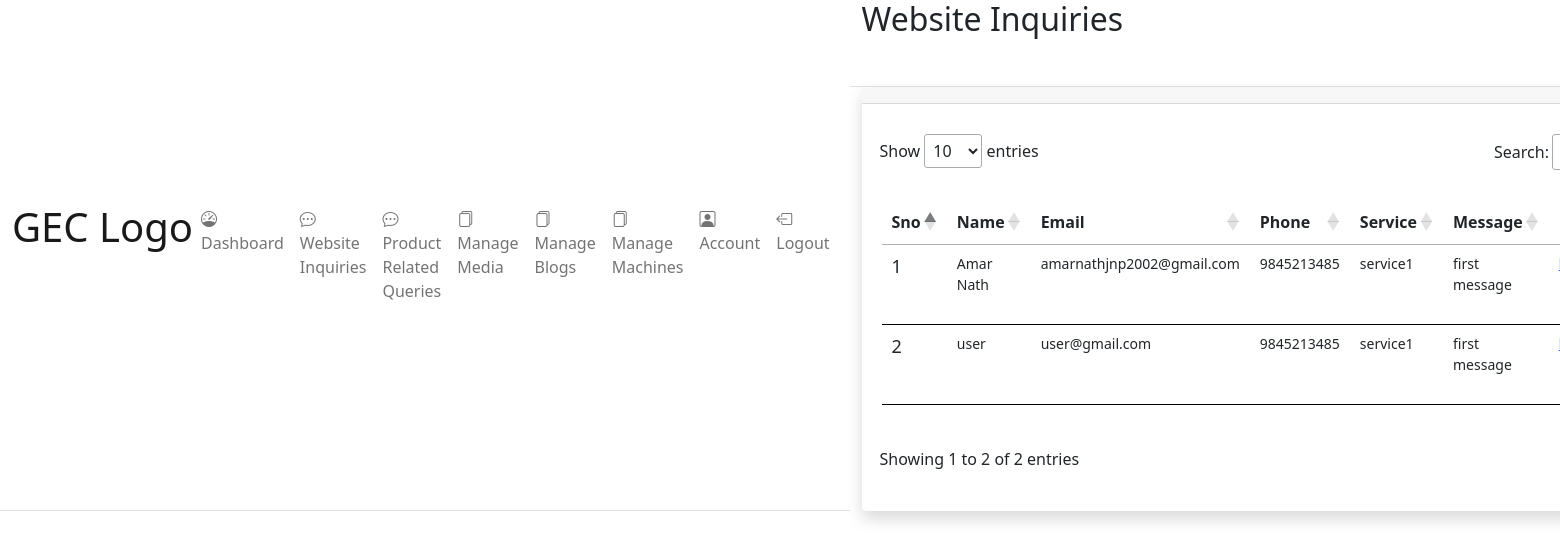
The app's page /frontend/user/contact_queries_gec.php (signed in) with its own data.
### tables this page shows
CREATE TABLE `contact_us` (
  `id` int(255) NOT NULL,
  `name` text NOT NULL,
  `email` varchar(100) NOT NULL,
  `phone` bigint(13) NOT NULL,
  `service` varchar(255) DEFAULT NULL,
  `message` text DEFAULT NULL,
  `page_name` text DEFAULT NULL,
  `archive` int(11) NOT NULL DEFAULT 0,
  `created_at` timestamp NOT NULL DEFAULT current_timestamp(),
  `updated_at` timestamp NULL DEFAULT NULL ON UPDATE current_timestamp(),
  `deleted_at` timestamp NULL DEFAULT NULL
);

### frontend/user/contact_queries_gec.php (the view, shortened to what this page needs)
<?php
include("../../backend/config.php");
?>
<!DOCTYPE html>
<html lang="en">
<head>
    <?php require('./user_components/header_links.php'); ?>
</head>
<body>
    <div class="d-flex flex-column flex-lg-row h-lg-full bg-surface-secondary">
        <?php require('./user_components/side_bar.php'); ?>
        <div class="h-screen flex-grow-1 overflow-y-lg-auto">
            <header class="bg-surface-primary border-bottom pt-6">
                <div class="container-fluid">
                    <div class="mb-npx">
                        <div class="row align-items-center">
                            <div class="col-sm-6 col-12 mb-4 mb-sm-0">
                                <h1 class="h2 mb-0 ls-tight mb-4">Website Inquiries</h1>
                            </div>
                            <div class="col-sm-6 col-12 text-sm-end">
                                <div class="mx-n1">
                                </div>
                            </div>
                        </div>
                    </div>
                </div>
            </header>
            <main class="py-6 bg-surface-secondary">
                <div class="container-fluid">
                    <div class="card shadow border-0 mb-7">
                        <div class="card-header">
                        </div>
                        <div class="table-responsive" style="padding: 30px 18px;">
                            <table class="table table-hover table-nowrap" id="myTable" style="border: 0px solid black !important; padding: 30px 2px;">
                                <thead class="thead-light">
                                    <tr>
                                        <th style="font-size: 16px;">Sno</th>
                                        <th style="font-size: 16px;">Name</th>
                                        <th style="font-size: 16px;">Email</th>
                                        <th style="font-size: 16px;">Phone</th>
                                        <th style="font-size: 16px;">Service</th>
                                        <th style="font-size: 16px;">Message</th>
                                        <th style="font-size: 16px;">Page</th>
                                    </tr>
                                </thead>
                                <tbody>
                                    <?php
                                    $stmt = "SELECT id,name,email,phone,service,message,page_name,created_at FROM contact_us WHERE contact_us.deleted_at IS NULL AND contact_us.archive=(?)order by created_at desc";
                                    $sql = mysqli_prepare($conn, $stmt);
                                    $archive = 0;
                                    mysqli_stmt_bind_param($sql, 'i', $archive);
                                    $result = mysqli_stmt_execute($sql);
                                    if ($result) {
                                        $data = mysqli_stmt_get_result($sql);
                                        $sno = 1;
                                        while ($row = mysqli_fetch_array($data)) {
                                    ?>
                                            <tr>
                                                <td style="font-size: 18px;">
                                                    <?php echo $sno; ?>
                                                </td>
                                                <td style="font-size: 14px;">
                                                    <?php echo $row["name"]; ?>
                                                </td>
                                                <td style="font-size: 14px;">
                                                    <?php echo $row["email"]; ?>
                                                </td>
                                                <td style="font-size: 14px;">
                                                    <?php echo $row["phone"] == 0 ? "Not Available" : $row["phone"]; ?>
                                                </td>
                                                <td style="font-size: 14px;">
                                                    <?php echo $row["service"] == null ? "Not Available" : $row["service"]; ?>
                                                </td>
                                                <td style="font-size: 14px;">
                                                    <?php echo $row["message"]; ?>
                                                </td>
                                                <td style="font-size: 14px;">
                                                </td>
                                            </tr>
                                    <?php
                                            $sno++;
                                        }
                                    } else {
                                        echo mysqli_error($conn);
                                    }
                                    ?>
                                </tbody>
                            </table>
                        </div>
                    </div>
                </div>
            </main>
        </div>
    </div>
</body>
</html>

### records on screen
contact_us: name "Amar Nath", email "amarnathjnp2002@gmail.com", phone "9845213485", service "service1", message "first message"
contact_us: name "user", email "user@gmail.com", phone "9845213485", service "service1", message "first message"
